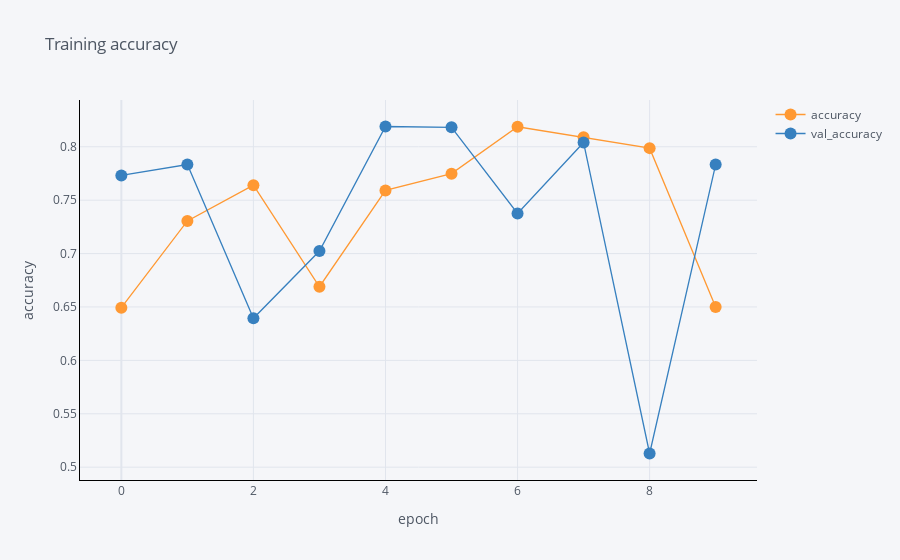

Source (notebook cell):
### Code cell
df[['epoch', 'accuracy', 'val_accuracy']].iplot(
    x='epoch',
    mode='lines+markers',
    xTitle='epoch',
    yTitle='accuracy', 
    title='Training accuracy',
    linecolor='black',
)

### Figure 1 — Plotly figure (JSON) as saved in the notebook; plotly's stock layout.template omitted (floating-point values rounded to 4 significant figures)
{"data": [{"line": {"color": "rgba(255, 153, 51, 1.0)", "dash": "solid", "shape": "linear", "width": 1.3}, "marker": {"size": 12, "symbol": "circle"}, "mode": "lines+markers", "name": "accuracy", "text": "", "type": "scatter", "x": [0, 1, 2, 3, 4, 5, 6, 7, 8, 9], "y": [0.6493, 0.7306, 0.7641, 0.669, 0.7592, 0.7749, 0.8188, 0.809, 0.7987, 0.65]}, {"line": {"color": "rgba(55, 128, 191, 1.0)", "dash": "solid", "shape": "linear", "width": 1.3}, "marker": {"size": 12, "symbol": "circle"}, "mode": "lines+markers", "name": "val_accuracy", "text": "", "type": "scatter", "x": [0, 1, 2, 3, 4, 5, 6, 7, 8, 9], "y": [0.7732, 0.7834, 0.6394, 0.7024, 0.819, 0.8182, 0.7376, 0.804, 0.5128, 0.7834]}], "layout": {"legend": {"bgcolor": "#F5F6F9", "font": {"color": "#4D5663"}}, "paper_bgcolor": "#F5F6F9", "plot_bgcolor": "#F5F6F9", "title": {"font": {"color": "#4D5663"}, "text": "Training accuracy"}, "xaxis": {"gridcolor": "#E1E5ED", "linecolor": "black", "showgrid": true, "tickfont": {"color": "#4D5663"}, "title": {"font": {"color": "#4D5663"}, "text": "epoch"}, "zerolinecolor": "#E1E5ED"}, "yaxis": {"gridcolor": "#E1E5ED", "linecolor": "black", "showgrid": true, "tickfont": {"color": "#4D5663"}, "title": {"font": {"color": "#4D5663"}, "text": "accuracy"}, "zerolinecolor": "#E1E5ED"}}}
